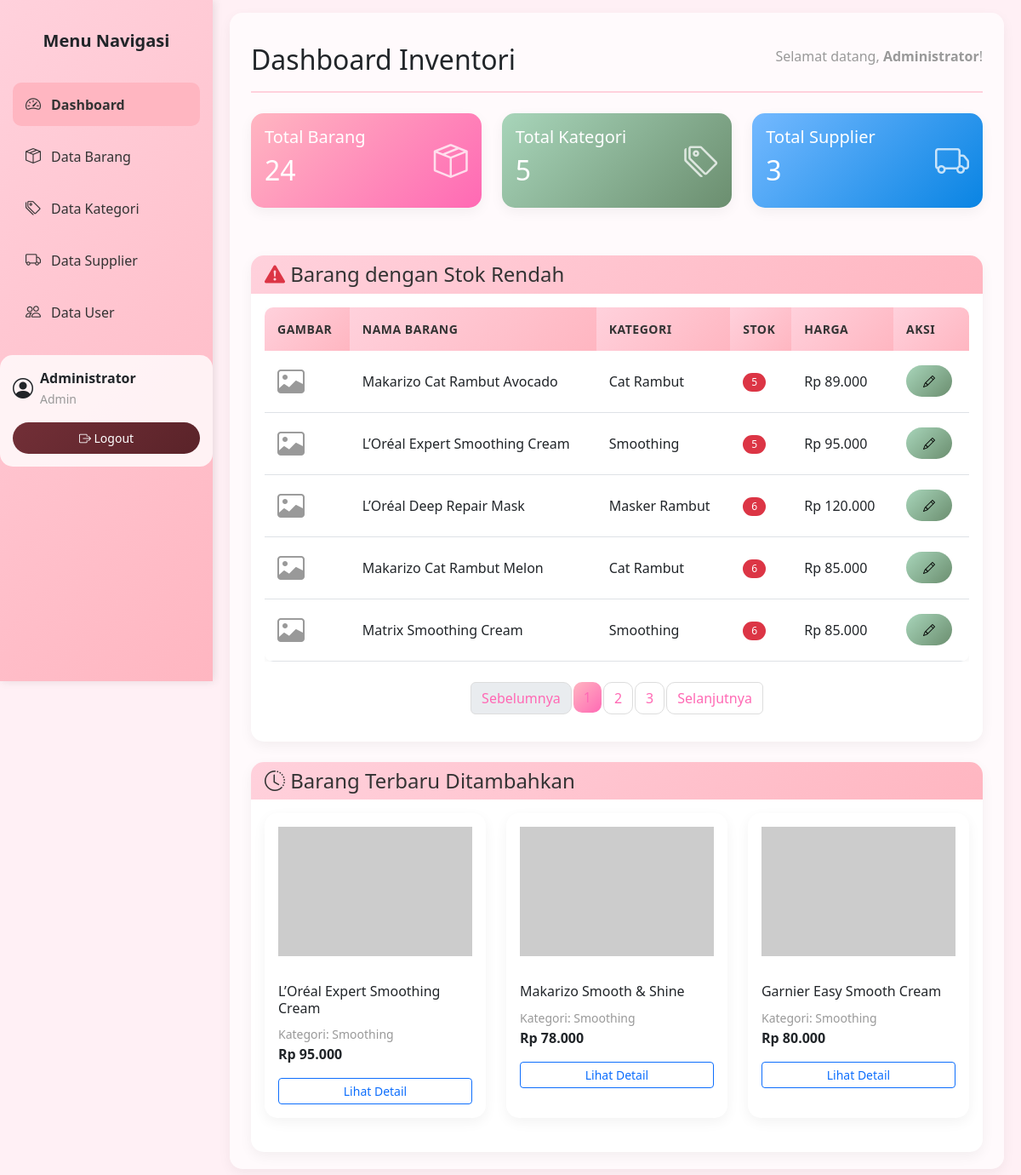
The app's page /index.php (signed in) with its own data.
### tables this page shows
CREATE TABLE `barang` (
  `id_barang` int(11) NOT NULL,
  `nama_barang` varchar(100) NOT NULL,
  `gambar` varchar(255) DEFAULT NULL,
  `stok` int(11) NOT NULL,
  `harga` decimal(10,2) NOT NULL,
  `id_kategori` int(11) DEFAULT NULL,
  `id_supplier` int(11) DEFAULT NULL
);

CREATE TABLE `kategori` (
  `id_kategori` int(11) NOT NULL,
  `nama_kategori` varchar(50) NOT NULL
);

### index.php (the view, shortened to what the rows shown need)
<?php
require_once 'koneksi.php';
?>
<!DOCTYPE html>
<html lang="id">
<head>
    <link href="https://cdn.jsdelivr.net/npm/bootstrap@5.3.0/dist/css/bootstrap.min.css" rel="stylesheet">
    <link rel="stylesheet" href="https://cdn.jsdelivr.net/npm/bootstrap-icons@1.10.0/font/bootstrap-icons.css">
    <link rel="stylesheet" href="assets/css/custom.css">
</head>
<body>
    <div class="main-container">
        <div class="main-wrapper">
            <main class="content">
                <div class="d-flex justify-content-between flex-wrap flex-md-nowrap align-items-center pt-3 pb-2 mb-3 border-bottom">
                    <h1 class="h2">Dashboard Inventori</h1>
                </div>
                <div class="row">
                    <div class="col-md-4 mb-4">
                        <div class="card text-white bg-primary">
                            <div class="card-body d-flex justify-content-between align-items-center">
                                <div>
                                    <?php
                                    $query = "SELECT COUNT(*) as total FROM barang";
                                    $result = $conn->query($query);
                                    $row = $result->fetch_assoc();
                                    echo "<h2>" . $row['total'] . "</h2>";
                                    ?>
                                </div>
                            </div>
                        </div>
                    </div>
                    <div class="col-md-4 mb-4">
                        <div class="card text-white bg-success">
                            <div class="card-body d-flex justify-content-between align-items-center">
                                <div>
                                    <?php
                                    $query = "SELECT COUNT(*) as total FROM kategori";
                                    $result = $conn->query($query);
                                    $row = $result->fetch_assoc();
                                    echo "<h2>" . $row['total'] . "</h2>";
                                    ?>
                                </div>
                            </div>
                        </div>
                    </div>
                    <div class="col-md-4 mb-4">
                        <div class="card text-white bg-info">
                            <div class="card-body d-flex justify-content-between align-items-center">
                                <div>
                                    <?php
                                    $query = "SELECT COUNT(*) as total FROM supplier";
                                    $result = $conn->query($query);
                                    $row = $result->fetch_assoc();
                                    echo "<h2>" . $row['total'] . "</h2>";
                                    ?>
                                </div>
                            </div>
                        </div>
                    </div>
                </div>
                <?php
                $limit = 5;
                $page = isset($_GET['page']) ? (int)$_GET['page'] : 1;
                $page = max(1, $page);
                $search = isset($_GET['search']) ? $_GET['search'] : '';
                $minPrice = isset($_GET['min_price']) ? (int)$_GET['min_price'] : 0;
                $maxPrice = isset($_GET['max_price']) ? (int)$_GET['max_price'] : 999999999;
                $sql_total = "SELECT COUNT(*) as total FROM barang b
                              JOIN kategori k ON b.id_kategori = k.id_kategori
                              JOIN supplier s ON b.id_supplier = s.id_supplier
                              WHERE b.stok < 10 AND b.nama_barang LIKE ? AND b.harga >= ? AND b.harga <= ?";
                $stmt_total = $conn->prepare($sql_total);
                $search_term = '%' . $search . '%';
                $stmt_total->bind_param("sii", $search_term, $minPrice, $maxPrice);
                $stmt_total->execute();
                $total_result_stok = $stmt_total->get_result();
                $total_row_stok = $total_result_stok->fetch_assoc();
                $total_records_stok = $total_row_stok['total'];
                $total_pages = ceil($total_records_stok / $limit);
                $total_pages_safe = $total_pages > 0 ? $total_pages : 1;
                $page = min($page, $total_pages_safe);
                $offset = ($page - 1) * $limit;
                $query_stok_rendah = "SELECT b.*, k.nama_kategori, s.nama_supplier
                             FROM barang b
                             JOIN kategori k ON b.id_kategori = k.id_kategori
                             JOIN supplier s ON b.id_supplier = s.id_supplier
                             WHERE b.stok < 10 AND b.nama_barang LIKE ? AND b.harga >= ? AND b.harga <= ?
                             ORDER BY b.stok ASC
                             LIMIT ? OFFSET ?";
                $stmt_data = $conn->prepare($query_stok_rendah);
                $stmt_data->bind_param("siiii", $search_term, $minPrice, $maxPrice, $limit, $offset);
                $stmt_data->execute();
                $result_stok_rendah = $stmt_data->get_result();
                ?>
                <div class="row mt-4">
                    <div class="col-md-12">
                        <div class="card">
                            <div class="card-body">
                                <div class="table-responsive">
                                    <table class="table table-hover">
                                        <thead>
                                            <tr>
                                                <th>Gambar</th>
                                                <th>Nama Barang</th>
                                                <th>Kategori</th>
                                                <th>Stok</th>
                                                <th>Harga</th>
                                                <th>Aksi</th>
                                            </tr>
                                        </thead>
                                        <tbody>
                                            <?php
                                            if ($result_stok_rendah && $result_stok_rendah->num_rows > 0): ?>
                                                <?php while ($row = $result_stok_rendah->fetch_assoc()): ?>
                                                    <tr>
                                                        <td>
                                                            <?php if (!empty($row['gambar'])): ?>
                                                                <img src="uploads/<?= htmlspecialchars($row['gambar']) ?>" alt="<?= htmlspecialchars($row['nama_barang']) ?>" width="50">
                                                            <?php else: ?>
                                                                <i class="bi bi-image text-muted" style="font-size: 2rem;"></i>
                                                            <?php endif; ?>
                                                        </td>
                                                        <td><?= htmlspecialchars($row['nama_barang']) ?></td>
                                                        <td><?= htmlspecialchars($row['nama_kategori']) ?></td>
                                                        <td><span class="badge bg-danger"><?= htmlspecialchars($row['stok']) ?></span></td>
                                                        <td>Rp <?= number_format($row['harga'], 0, ',', '.') ?></td>
                                                        <td>
                                                            <a href="barang_edit.php?id=<?= $row['id_barang'] ?>" class="btn btn-sm btn-warning" title="Edit Barang">
                                                                <i class="bi bi-pencil"></i>
                                                            </a>
                                                        </td>
                                                    </tr>
                                                <?php endwhile; ?>
                                            <?php else: ?>
                                                <tr><td colspan="6" class="text-center text-muted">Tidak ada barang dengan stok rendah.</td></tr>
                                            <?php endif; ?>
                                        </tbody>
                                    </table>
                                </div>
                            </div>
                        </div>
                    </div>
                </div>
                <?php
                $query_terbaru = "SELECT b.*, k.nama_kategori FROM barang b LEFT JOIN kategori k ON b.id_kategori = k.id_kategori ORDER BY b.id_barang DESC LIMIT 3";
                $result_terbaru = $conn->query($query_terbaru);
                ?>
                <div class="row mt-4">
                    <div class="col-12">
                        <div class="card">
                            <div class="card-body">
                                <div class="row">
                                    <?php if ($result_terbaru && $result_terbaru->num_rows > 0): ?>
                                        <?php while ($row = $result_terbaru->fetch_assoc()): ?>
                                            <div class="col-md-4 mb-3">
                                                <div class="card h-100">
                                                    <?php if (!empty($row['gambar'])): ?>
                                                        <img src="uploads/<?= htmlspecialchars($row['gambar']) ?>" class="card-img-top p-3" style="height: 200px; object-fit: contain;" alt="<?= htmlspecialchars($row['nama_barang']) ?>">
                                                    <?php else: ?>
                                                        <img src="https://via.placeholder.com/300x200" class="card-img-top p-3" alt="No Image">
                                                    <?php endif; ?>
                                                    <div class="card-body">
                                                        <h6 class="card-title"><?= htmlspecialchars($row['nama_barang']) ?></h6>
                                                        <p class="card-text">
                                                            <small class="text-muted">Kategori: <?= htmlspecialchars($row['nama_kategori'] ?? 'Tidak ada') ?></small><br>
                                                            <strong>Rp <?= number_format($row['harga'], 0, ',', '.') ?></strong>
                                                        </p>
                                                        <a href="barang_edit.php?id=<?= $row['id_barang'] ?>" class="btn btn-sm btn-outline-primary w-100">Lihat Detail</a>
                                                    </div>
                                                </div>
                                            </div>
                                        <?php endwhile; ?>
                                    <?php else: ?>
                                        <p class="text-muted col-12 text-center">Belum ada barang yang ditambahkan.</p>
                                    <?php endif; ?>
                                </div>
                            </div>
                        </div>
                    </div>
                </div>
            </main>
        </div>
    </div>
</body>
</html>

### records on screen
barang: nama_barang "Makarizo Cat Rambut Avocado", id_kategori.nama_kategori "Cat Rambut", stok "5", harga "89.000"
barang: nama_barang "L’Oréal Expert Smoothing Cream", id_kategori.nama_kategori "Smoothing", stok "5", harga "95.000"
barang: nama_barang "L’Oréal Deep Repair Mask", id_kategori.nama_kategori "Masker Rambut", stok "6", harga "120.000"
barang: nama_barang "Makarizo Cat Rambut Melon", id_kategori.nama_kategori "Cat Rambut", stok "6", harga "85.000"
barang: nama_barang "Matrix Smoothing Cream", id_kategori.nama_kategori "Smoothing", stok "6", harga "85.000"
barang: nama_barang "Makarizo Smooth & Shine", id_kategori.nama_kategori "Smoothing", harga "78.000"
barang: nama_barang "Garnier Easy Smooth Cream", id_kategori.nama_kategori "Smoothing", harga "80.000"

### other values on screen
$_SESSION['nama_lengkap'] "Administrator"
$_SESSION['level'] "Admin"
$row['total'] "24"
$row['total'] "5"
$row['total'] "3"
